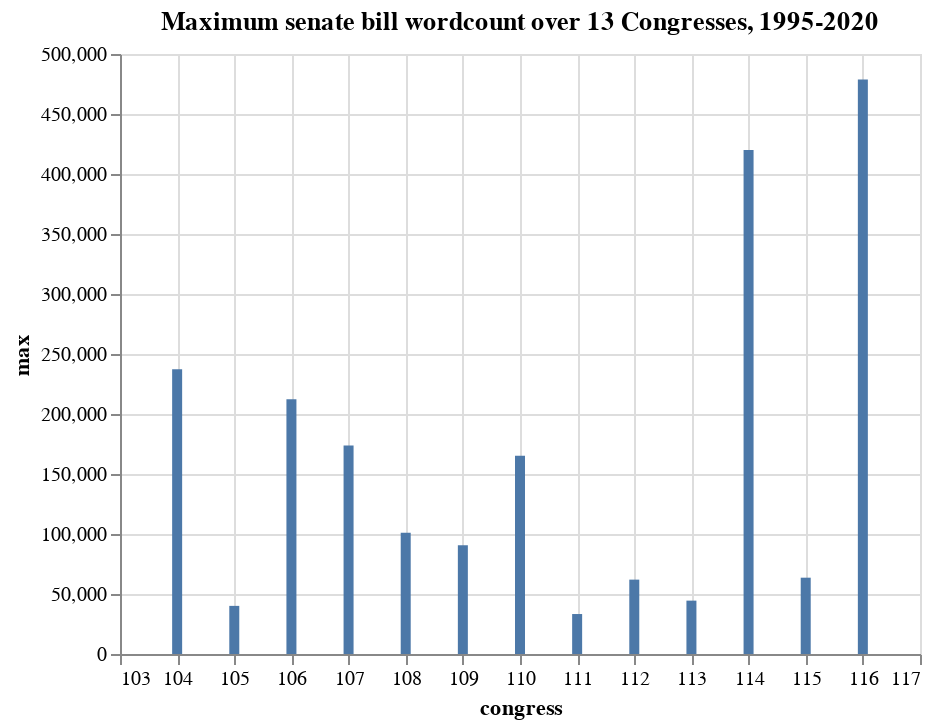

Notebook code cell kept with this figure:
### Markdown cell above
#### Graphing the maximum senate bill word count by congress

### Code cell
alt.Chart(summary).mark_bar().encode(
    x='congress',
    y='max'
).properties(
    title='Maximum senate bill wordcount over 13 Congresses, 1995-2020'
)

### Figure 1 — Vega-Lite specification as saved in the notebook (floating-point values rounded to 4 significant figures)
{"config": {"view": {"continuousWidth": 400, "continuousHeight": 300}}, "data": {"name": "data-664626544c07293376ef202b5bd2a5e3"}, "mark": "bar", "encoding": {"x": {"type": "quantitative", "field": "congress"}, "y": {"type": "quantitative", "field": "max"}}, "title": "Maximum senate bill wordcount over 13 Congresses, 1995-2020", "$schema": "https://vega.github.io/schema/vega-lite/v4.8.1.json", "datasets": {"data-664626544c07293376ef202b5bd2a5e3": [{"congress": 104, "mean": 9202.0, "median": 693.5, "max": 237300.0, "min": 118.0}, {"congress": 105, "mean": 2808.0, "median": 643.0, "max": 40100.0, "min": 111.0}, {"congress": 106, "mean": 3835.0, "median": 750.5, "max": 212200.0, "min": 122.0}, {"congress": 107, "mean": 5218.0, "median": 438.0, "max": 173800.0, "min": 121.0}, {"congress": 108, "mean": 3201.0, "median": 625.5, "max": 101100.0, "min": 121.0}, {"congress": 109, "mean": 3584.0, "median": 554.0, "max": 90700.0, "min": 114.0}, {"congress": 110, "mean": 3095.0, "median": 523.0, "max": 165300.0, "min": 123.0}, {"congress": 111, "mean": 2763.0, "median": 733.5, "max": 33310.0, "min": 108.0}, {"congress": 112, "mean": 2250.0, "median": 556.0, "max": 61980.0, "min": 123.0}, {"congress": 113, "mean": 2275.0, "median": 566.0, "max": 44470.0, "min": 67.0}, {"congress": 114, "mean": 11040.0, "median": 739.0, "max": 420000.0, "min": 156.0}, {"congress": 115, "mean": 3431.0, "median": 913.0, "max": 63590.0, "min": 130.0}, {"congress": 116, "mean": 8773.0, "median": 622.0, "max": 478700.0, "min": 113.0}]}}
